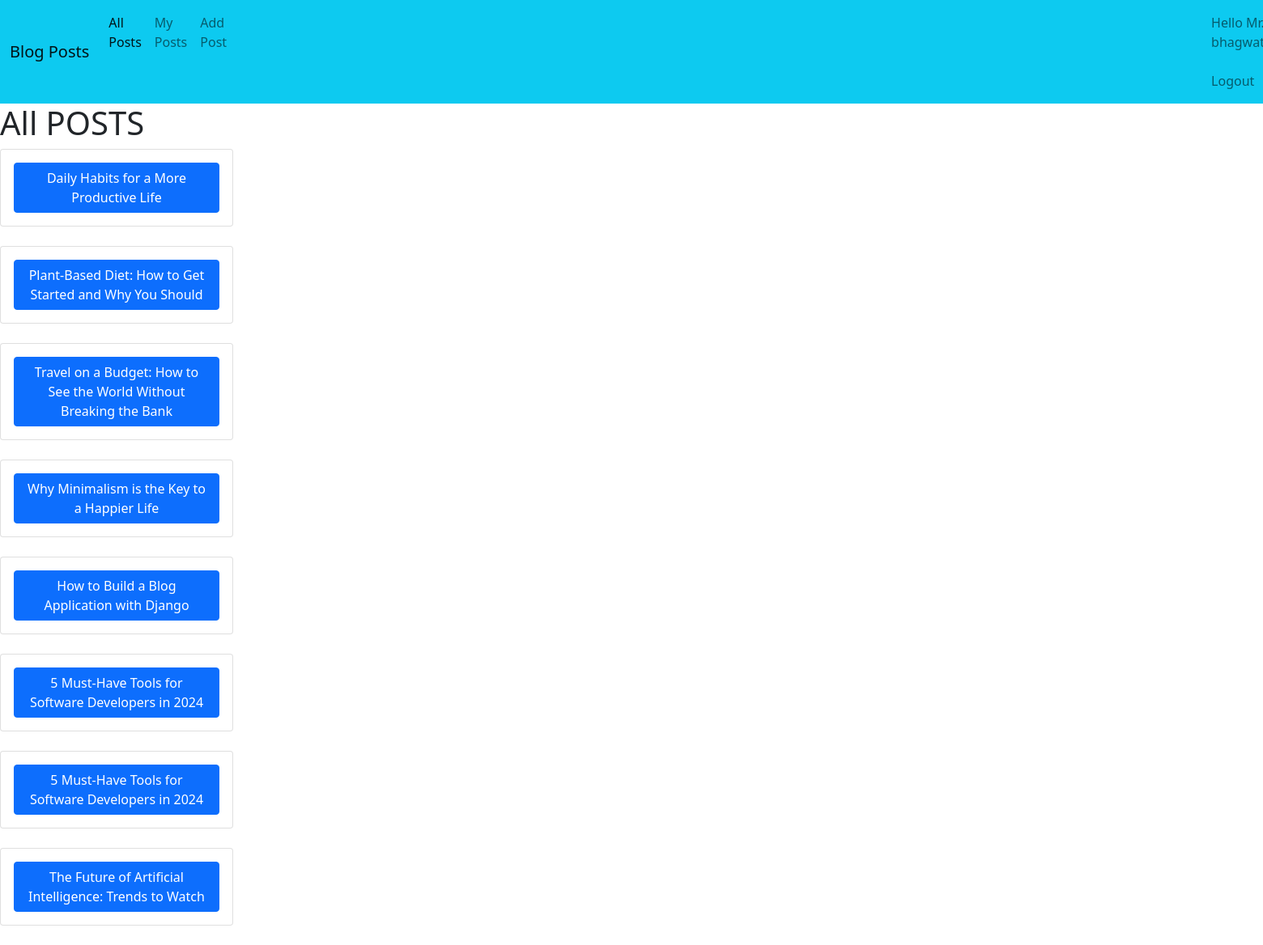
The app's page / (signed in) with its own data.
### blog/models.py (models this page shows, shortened)
class Post(models.Model):
    title = models.CharField(max_length=200)
    body = models.TextField()
    author = models.ForeignKey(User,on_delete=models.CASCADE)
    posted_at = models.DateTimeField(auto_now_add=True)

### blog/views.py (the view)
# urls.py: path('',home_view,name='home_url'),
@login_required(login_url='login_url')
def home_view(request):
    template_name = 'blog/home.html'
    all_posts = Post.objects.all().order_by('-posted_at')
    context={'all_posts':all_posts}
    return render(request,template_name,context)

### templates/blog/home.html (shortened to what this page needs)
{% extends 'layout.html' %}
{% block content %}
    <h1>
        All POSTS
    </h1>
    {% for i in all_posts %}
    <div class="card" style="width: 18rem;">
        <div class="card-body">
           <a href="{% url 'blog_details_url' i.id %}" class="btn btn-primary">{{i.title}}</a><br>
        </div>
      </div>
      <br>
    {% endfor %}
{% endblock %}

### templates/layout.html (shortened to what this page needs)
<!DOCTYPE html>
<html lang="en">
<head>
    <link href="https://cdn.jsdelivr.net/npm/bootstrap@5.0.2/dist/css/bootstrap.min.css" rel="stylesheet">
</head>
<body>
    <nav class="navbar navbar-expand-lg navbar-light bg-info">
        <div class="container-fluid">
          <a class="navbar-brand" href="#">Blog Posts</a>
          <div class="collapse navbar-collapse" id="navbarNav">
            <ul class="navbar-nav">
              <li class="nav-item">
                <a class="nav-link active" aria-current="page" href="{% url 'home_url' %}">All Posts</a>
              </li>
              <li class="nav-item">
                <a class="nav-link" href="{% url 'my_posts_url' %}">My Posts</a>
              </li>
              <li class="nav-item">
                <a class="nav-link" href="{% url 'add_post_url' %}">Add Post</a>
              </li>
             {% if user.is_authenticated %}
              <li class="nav-item" style="margin-left: 1200px;">
                <a class="nav-link" href="{% url 'logout_url' %}"><span>Hello Mr. {{user.username}}&nbsp;
                </span>Logout</a>
              </li>
              {% endif %}
          </div>
        </div>
      </nav>
      {% block content %}
      {% endblock %}
</body>
</html>

### records on screen
Post: title "Daily Habits for a More Productive Life"
Post: title "Plant-Based Diet: How to Get Started and Why You Should"
Post: title "Travel on a Budget: How to See the World Without Breaking the Bank"
Post: title "Why Minimalism is the Key to a Happier Life"
Post: title "How to Build a Blog Application with Django"
Post: title "5 Must-Have Tools for Software Developers in 2024"
Post: title "5 Must-Have Tools for Software Developers in 2024"
Post: title "The Future of Artificial Intelligence: Trends to Watch"
